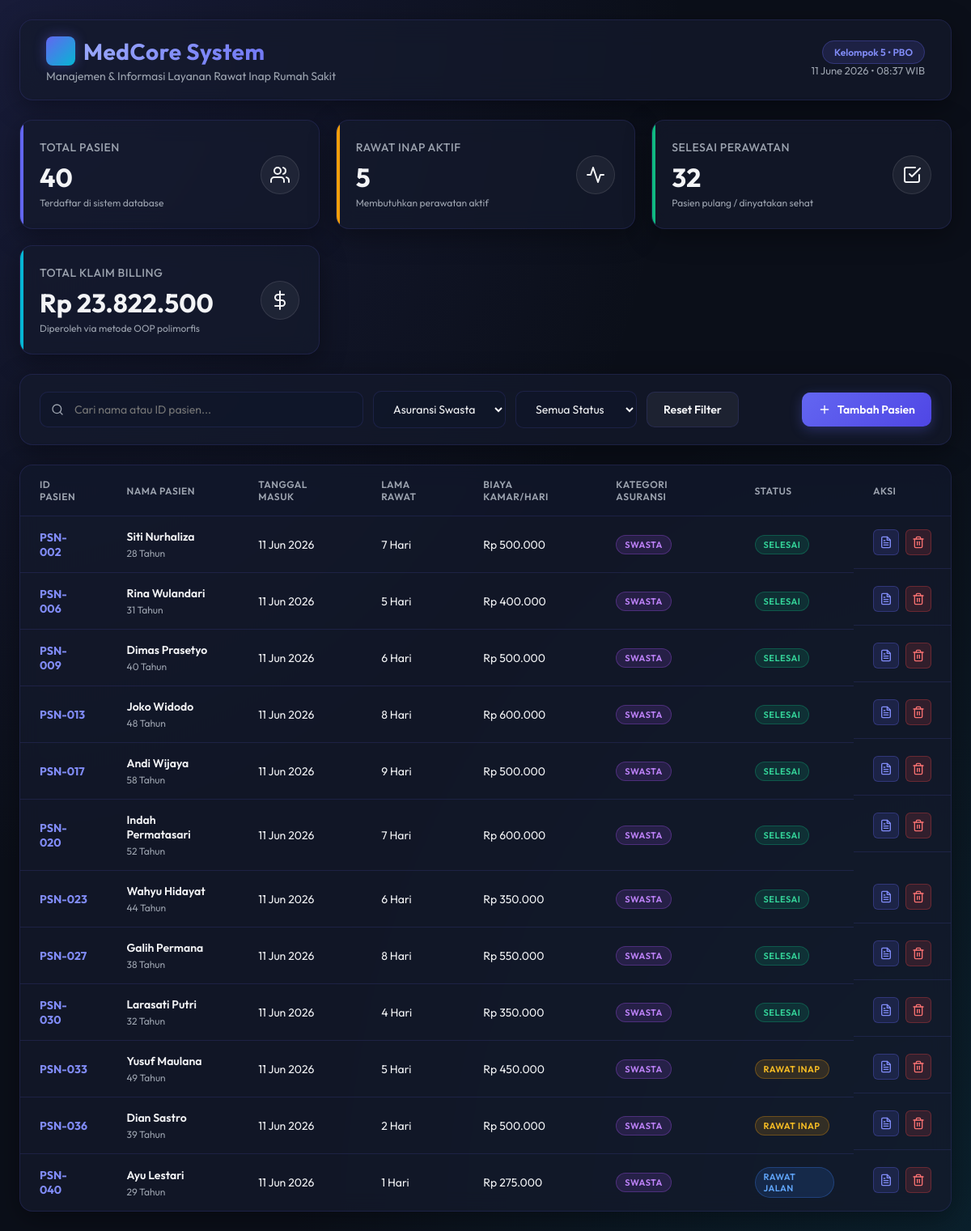
The app's page /index.php?asuransi=Asuransi Swasta with its own data.
### tables this page shows
CREATE TABLE IF NOT EXISTS `pasien` (
    `id_pasien`            VARCHAR(20)    NOT NULL,
    `nama`                 VARCHAR(100)   NOT NULL,
    `usia`                 INT            NOT NULL,
    `jenis_kelamin`        ENUM('Laki-laki', 'Perempuan') NOT NULL,
    `tanggal_masuk`        DATE           NOT NULL,
    `tanggal_keluar`       DATE           NULL DEFAULT NULL,
    `lama_rawat`           INT            NOT NULL DEFAULT 0,
    `biaya_kamar_per_hari` DECIMAL(12,2)  NOT NULL DEFAULT 0.00,
    `asuransi`             ENUM('BPJS', 'Asuransi Swasta', 'Umum') NOT NULL DEFAULT 'Umum',
    `status`               ENUM('Rawat Inap', 'Rawat Jalan', 'Selesai', 'Dirujuk') NOT NULL DEFAULT 'Rawat Inap',
    
     
    `nomor_pbi`            VARCHAR(50)    NULL DEFAULT NULL,
    `faskes_asal`          VARCHAR(100)   NULL DEFAULT NULL,
    `kelas_kamar`          VARCHAR(20)    NULL DEFAULT NULL,
    
     
    `nik`                  VARCHAR(20)    NULL DEFAULT NULL,
    `metode_pembayaran`    VARCHAR(50)    NULL DEFAULT NULL,
    
     
    `nama_provider`        VARCHAR(100)   NULL DEFAULT NULL,
    `nomor_polis`          VARCHAR(50)    NULL DEFAULT NULL,
    `limit_cover`          DECIMAL(12,2)  NULL DEFAULT NULL,

    PRIMARY KEY (`id_pasien`),

     
    INDEX `idx_nama`            (`nama`),
    INDEX `idx_tanggal_masuk`   (`tanggal_masuk`),
    INDEX `idx_asuransi`        (`asuransi`),
    INDEX `idx_status`          (`status`)

);

### public/index.php (the view, shortened to what the rows shown need)
<?php
spl_autoload_register(function ($class) {
    $prefix = 'App\\';
    $base_dir = dirname(__DIR__) . '/src/';
    $len = strlen($prefix);
    $relative_class = substr($class, $len);
    $parts = explode('\\', $relative_class);
    if (count($parts) > 1) {
        $subNamespace = $parts[0];
        $className = $parts[1];
        $folder = '';
        switch ($subNamespace) {
            case 'Core':
                $folder = 'Core2';
                break;
            case 'Models':
                $folder = 'Models3';
                break;
            case 'Database':
                $folder = 'Database1';
                break;
            case 'Controllers':
                $folder = 'Controllers4';
                break;
        }
        if ($folder !== '') {
            $file = $base_dir . $folder . '/' . $className . '.php';
            if (file_exists($file)) {
                return;
            }
        }
    }
});
$controller = new ManajemenRumahSakit();
$search = $_GET['search'] ?? null;
$asuransi = $_GET['asuransi'] ?? null;
$status = $_GET['status'] ?? null;
$pasiens = $controller->getAllPasien($search, $asuransi, $status);
$stats = $controller->getStats();
?>
<!DOCTYPE html>
<html lang="id">
<head>
</head>
<body>
<div class="container">
    <header>
        <div class="logo-area">
            <h1>
                <span class="logo-icon">+</span>
                MedCore System
            </h1>
        </div>
    </header>
    <section class="table-card">
        <div class="table-responsive">
            <table>
                <thead>
                    <tr>
                        <th>ID Pasien</th>
                        <th>Nama Pasien</th>
                        <th>Tanggal Masuk</th>
                        <th>Lama Rawat</th>
                        <th>Biaya Kamar/Hari</th>
                        <th>Kategori Asuransi</th>
                        <th>Status</th>
                        <th>Aksi</th>
                    </tr>
                </thead>
                <tbody>
                    <?php if (count($pasiens) > 0): ?>
                        <?php foreach ($pasiens as $pasien): ?>
                            <tr>
                                <td><span class="patient-id"><?= htmlspecialchars($pasien->getIdPasien()) ?></span></td>
                                <td>
                                    <div class="patient-info">
                                        <span class="patient-name"><?= htmlspecialchars($pasien->getNama()) ?></span>
                                        <span class="patient-meta"><?= $pasien->getUsia() ?> Tahun</span>
                                    </div>
                                </td>
                                <td><?= date('d M Y', strtotime($pasien->getLamaRawat() > 0 ? date('Y-m-d') : date('Y-m-d')))  ?>
                                </td>
                                <td><?= $pasien->getLamaRawat() ?> Hari</td>
                                <td>Rp <?= number_format($pasien->getBiayaKamarPerHari(), 0, ',', '.') ?></td>
                                <td>
                                    <?php
                                        $insurance = $pasien->cetakKlaimLayanan()['jenis'] ?? 'UMUM';
                                        $insurance_class = 'badge-umum';
                                        if ($insurance === 'ASURANSI') {
                                            $insurance = 'Swasta';
                                            $insurance_class = 'badge-swasta';
                                        }
                                    ?>
                                    <span class="badge <?= $insurance_class ?>"><?= $insurance ?></span>
                                </td>
                                <td>
                                    <?php
                                        $db_local = App\Database\KoneksiDatabase::getInstance()->getKoneksi();
                                        $stmt_row = $db_local->prepare("SELECT tanggal_masuk, status FROM pasien WHERE id_pasien = :id");
                                        $stmt_row->execute(['id' => $pasien->getIdPasien()]);
                                        $db_data = $stmt_row->fetch();
                                        $status_raw = $db_data['status'] ?? 'Rawat Inap';
                                        $status_class = 'badge-inap';
                                        if ($status_raw === 'Rawat Jalan') $status_class = 'badge-jalan';
                                        if ($status_raw === 'Selesai') $status_class = 'badge-selesai';
                                    ?>
                                    <span class="badge <?= $status_class ?>"><?= $status_raw ?></span>
                                </td>
                                <td class="action-cell">
                                    <button class="btn-icon btn-icon-view" onclick="openClaimModal('<?= $pasien->getIdPasien() ?>')" title="Cetak Rincian Billing">
                                    </button>
                                    <a href="index.php?action=delete&id=<?= $pasien->getIdPasien() ?>" class="btn-icon btn-icon-delete" onclick="return confirm('Apakah Anda yakin ingin menghapus data pasien ini?')" title="Hapus Data">
                                    </a>
                                </td>
                            </tr>
                        <?php endforeach; ?>
                    <?php endif; ?>
                </tbody>
            </table>
        </div>
    </section>
</div>
</body>
</html>

### records on screen
pasien: id_pasien "PSN-002", nama "Siti Nurhaliza", usia "28", lama_rawat "7", biaya_kamar_per_hari "500.000", insurance "SWASTA", status "SELESAI"
pasien: id_pasien "PSN-006", nama "Rina Wulandari", usia "31", lama_rawat "5", biaya_kamar_per_hari "400.000", insurance "SWASTA", status "SELESAI"
pasien: id_pasien "PSN-009", nama "Dimas Prasetyo", usia "40", lama_rawat "6", biaya_kamar_per_hari "500.000", insurance "SWASTA", status "SELESAI"
pasien: id_pasien "PSN-013", nama "Joko Widodo", usia "48", lama_rawat "8", biaya_kamar_per_hari "600.000", insurance "SWASTA", status "SELESAI"
pasien: id_pasien "PSN-017", nama "Andi Wijaya", usia "58", lama_rawat "9", biaya_kamar_per_hari "500.000", insurance "SWASTA", status "SELESAI"
pasien: id_pasien "PSN-020", nama "Indah Permatasari", usia "52", lama_rawat "7", biaya_kamar_per_hari "600.000", insurance "SWASTA", status "SELESAI"
pasien: id_pasien "PSN-023", nama "Wahyu Hidayat", usia "44", lama_rawat "6", biaya_kamar_per_hari "350.000", insurance "SWASTA", status "SELESAI"
pasien: id_pasien "PSN-027", nama "Galih Permana", usia "38", lama_rawat "8", biaya_kamar_per_hari "550.000", insurance "SWASTA", status "SELESAI"
pasien: id_pasien "PSN-030", nama "Larasati Putri", usia "32", lama_rawat "4", biaya_kamar_per_hari "350.000", insurance "SWASTA", status "SELESAI"
pasien: id_pasien "PSN-033", nama "Yusuf Maulana", usia "49", lama_rawat "5", biaya_kamar_per_hari "450.000", insurance "SWASTA", status "RAWAT INAP"
pasien: id_pasien "PSN-036", nama "Dian Sastro", usia "39", lama_rawat "2", biaya_kamar_per_hari "500.000", insurance "SWASTA", status "RAWAT INAP"
pasien: id_pasien "PSN-040", nama "Ayu Lestari", usia "29", lama_rawat "1", biaya_kamar_per_hari "275.000", insurance "SWASTA", status "RAWAT JALAN"

### other values on screen
$stats['total_pasien'] "40"
$stats['status']['rawat_inap'] "5"
$stats['status']['selesai'] "32"
$stats['total_estimasi_biaya'] "23.822.500"
